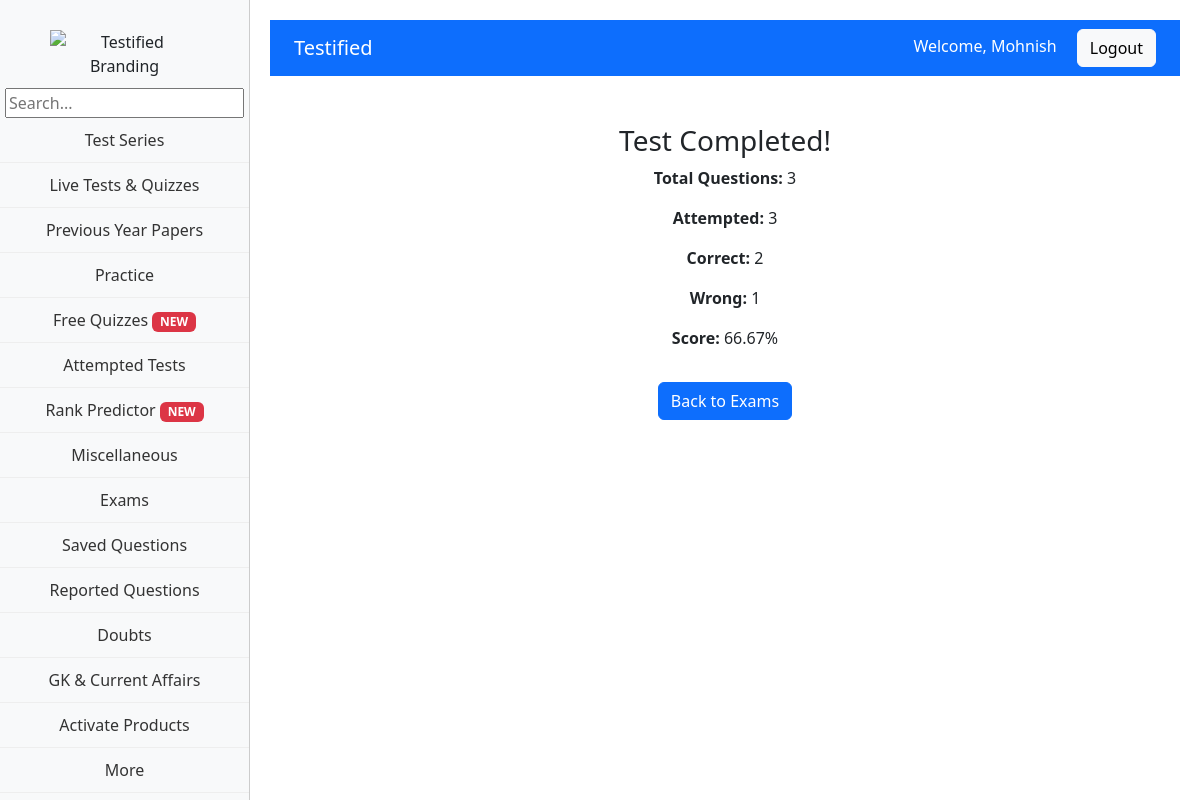
Page /sections/1/result/ (signed in) on the committed database.
### homepage/models.py (models this page shows, shortened)
class Result(models.Model):
    user = models.ForeignKey(User, on_delete=models.CASCADE)
    section = models.ForeignKey(Section, on_delete=models.CASCADE)
    total_questions = models.IntegerField()
    attempted = models.IntegerField()
    correct = models.IntegerField()
    wrong = models.IntegerField()
    score = models.FloatField()
    created_at = models.DateTimeField(auto_now_add=True)

### homepage/views.py (the view)
# urls.py: path("sections/<int:section_id>/result/", show_result, name="show_result"),
def show_result(request, section_id):
    section = get_object_or_404(Section, id=section_id)
    result = Result.objects.filter(user=request.user, section=section).latest(
        "created_at"
    )
    return render(request, "homepage/show_result.html", {"result": result})

### homepage/templates/homepage/show_result.html
{% extends 'base.html' %}
{% block content %}
<div class="container mt-5 text-center">
    <h3>Test Completed!</h3>
    <p><strong>Total Questions:</strong> {{ result.total_questions }}</p>
    <p><strong>Attempted:</strong> {{ result.attempted }}</p>
    <p><strong>Correct:</strong> {{ result.correct }}</p>
    <p><strong>Wrong:</strong> {{ result.wrong }}</p>
    <p><strong>Score:</strong> {{ result.score }}%</p>
    <a href="{% url 'homepage:exams' %}" class="btn btn-primary mt-3">Back to Exams</a>
</div>
{% endblock %}

### homepage/templates/base.html (shortened to what this page needs)
{% load static %}
<!DOCTYPE html>
<html lang="en">
<link rel="stylesheet" href="https://cdnjs.cloudflare.com/ajax/libs/font-awesome/6.5.0/css/all.min.css">
<head>
    <link rel="stylesheet" href="{% static 'css/home.css' %}">
    <link href="https://cdn.jsdelivr.net/npm/bootstrap@5.3.2/dist/css/bootstrap.min.css" rel="stylesheet">
</head>
<body>
    <div class="sidebar" id="sidebar">
        <img src="{% static 'images/testified-logo.png' %}" alt="Testified Branding">
        <input type="search" placeholder="Search..." />
        <a href="#">Test Series</a>
        <a href="#">Live Tests & Quizzes</a>
        <a href="#">Previous Year Papers</a>
        <a href="#">Practice</a>
        <a href="#">Free Quizzes <span class="badge bg-danger">NEW</span></a>
        <a href="{% url 'homepage:test_history' %}">Attempted Tests</a>
        <a href="#">Rank Predictor <span class="badge bg-danger">NEW</span></a>
        <a href="#">Miscellaneous</a>
        <a href="#">Exams</a>
        <a href="#">Saved Questions</a>
        <a href="#">Reported Questions</a>
        <a href="#">Doubts</a>
        <a href="#">GK & Current Affairs</a>
        <a href="#">Activate Products</a>
        <a href="#">More</a>
        <a href="#">Teacher Training Program</a>
    </div>
    <div class="content">
        <nav class="navbar navbar-expand-lg navbar-dark bg-primary px-4">
            <a class="navbar-brand" href="{% url 'homepage:home' %}">Testified</a>
            <div class="ms-auto">
                {% if request.user.is_authenticated %}
                <span class="text-white me-3">Welcome, {{ request.user.username }}</span>
                <a href="{% url 'homepage:logout' %}" class="btn btn-light">Logout</a>
                {% else %}
                <a href="{% url 'homepage:login' %}" class="btn btn-light me-2">Login</a>
                <a href="{% url 'homepage:signup' %}" class="btn btn-outline-light">Signup</a>
                {% endif %}
            </div>
        </nav>
        {% block content %}{% endblock %}
    </div>
</body>
</html>

### homepage/static/css/home.css (style rules this page uses)
body { background-color: #f5f8ff; }

### homepage/templates/base.html (style rules this page uses)
body { display: flex; flex-direction: column; }
.sidebar { width: 250px; background-color: #f8f9fa; height: 100vh; position: fixed; top: 0; left: 0; padding-top: 20px; border-right: 1px solid #ccc; overflow-y: auto; text-align: center; transition: transform 0.3s ease-in-out; z-index: 1000; transform: translateX(0); }
.sidebar img { width: 150px; height: auto; margin: 10px auto; display: block; }
.sidebar a { display: block; padding: 10px 20px; color: #333; text-decoration: none; border-bottom: 1px solid #eee; }
.content { margin-left: 250px; padding: 20px; flex-grow: 1; width: calc(100% - 250px); }
.navbar { position: sticky; top: 0; z-index: 1050; }
.sidebar { transition: transform 0.4s ease; }

### rows in the picture
Result: total_questions "3", attempted "3", correct "2", wrong "1", score "66.67"

### other values in the picture
{{ request.user.username }} "Mohnish"
